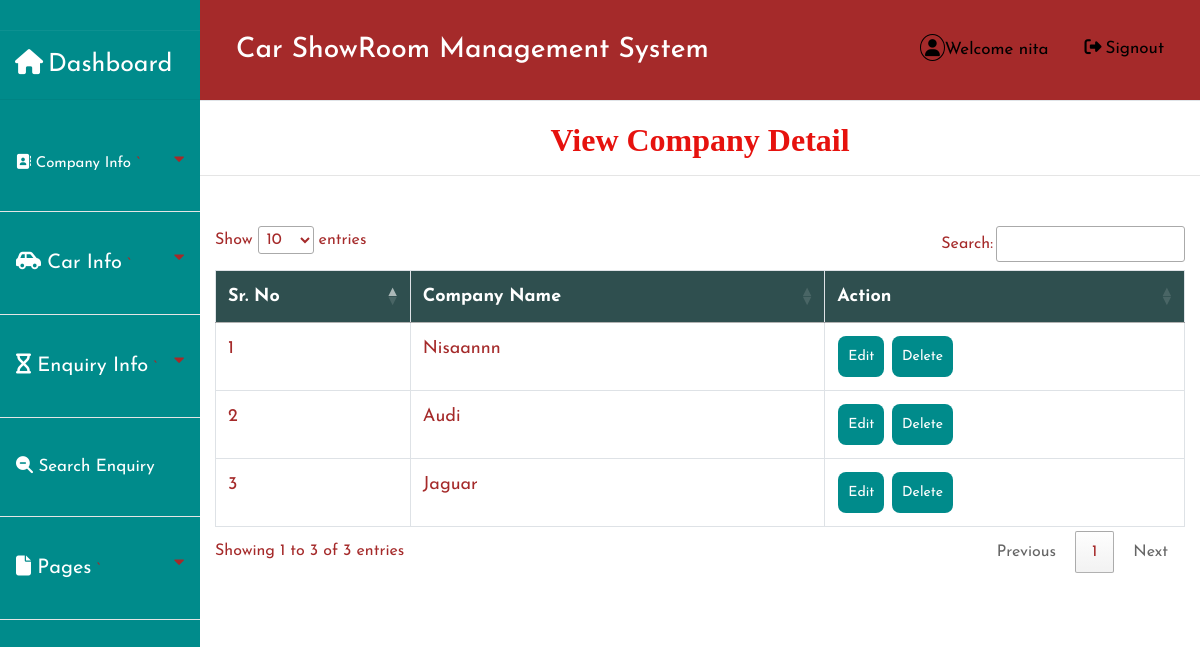
Page /view_company/ (signed in) on the committed database.
### car/models.py (models this page shows, shortened)
class Categary(models.Model):
    brand=models.CharField(max_length=100,null=True)
    image = models.FileField(null=True)

### car/views.py (the view)
# urls.py: path('view_company/',View_Company,name='view_company'),
def View_Company(request):
     if not request.user.is_authenticated:
        return redirect('login')
     data=Categary.objects.all()
     d={'data':data}
     return render(request,'view_company.html',d)

### car/templates/view_company.html (shortened to what this page needs)
{% extends 'admin_nav.html' %}
{% block body %}
<center><h2 style = "font-family : 'Monotype Corsiva' ; color : #E6120E ; font-weight : bold;margin-top:2%">View Company Detail</h2></center><hr>
 <div class="container">
<table class="table table-bordered" id="myTable">
  <thead>
  <tr>
    <th>Sr. No</th>
    <th>Company Name</th>
    <th>Action</th>
  </tr>
  </thead>
   <tbody>
{% for i in data %}
  <tr>
      <td>{{forloop.counter}}</td>
    <td>{{i.brand}}</td>
            <td><a href="{% url 'edit_company' i.id %}"><button class="button button1">Edit</button></a>
     <a href="{% url 'delete_company' i.id %}"><button class="button button1" onclick="return confirm('Are you sure?')">Delete</button></a></td>
  </tr>
   {% endfor %}
    </tbody>
</table>
 </div>
{% endblock %}

### car/templates/admin_nav.html (shortened to what this page needs)
<!DOCTYPE html>
<html lang="en">
{% load static %}
<head>
	<link rel="stylesheet" href="{% static 'style1.css' %}">
    <link rel="stylesheet" href="https://cdnjs.cloudflare.com/ajax/libs/font-awesome/4.7.0/css/font-awesome.min.css">
    <link rel="stylesheet" href="https://maxcdn.bootstrapcdn.com/bootstrap/4.0.0/css/bootstrap.min.css">
  <link rel = stylesheet href = "//cdn.datatables.net/1.10.19/css/jquery.dataTables.min.css">
</head>
<body>
<div class="wrapper" style="color:brown">
    <div class="sidebar" style="color:brown">
        <ul>
            <li style="margin-bottom:30px;color:white;font-size:25px"><a href="{% url 'admin_home' %}" style = "color : white"><i class="fas fa-home"></i> Dashboard</a></li>
            <button class="dropdown dropdown-btn nav-link" style="padding-top:20px;padding-bottom:20px">
                <a href="#" style="color:white;font-size:15px"><i class="fas fa-address-book"> </i>
                    Company Info</a>
    `           <i class="fa fa-caret-down"></i>
            </button>
            <hr style="background-color:white">
            <button class="dropdown-btn nav-link" style="padding-top:20px;padding-bottom:20px">
                <a href="" style="color: white;font-size:20px"><i class="fas fa-car-side"></i>
                    Car Info</a>
    `           <i class="fa fa-caret-down"></i>
            </button>
            <hr style="background-color:white">
                  <button class="dropdown-btn nav-link" style="padding-top:20px;padding-bottom:20px">
                <a href="" style="color: white;font-size:20px"><i class="fas fa-hourglass"></i>
                   Enquiry Info</a>
    `           <i class="fa fa-caret-down"></i>
            </button>
            <hr style="background-color:white">
 <button class="dropdown-btn nav-link" style="padding-top:20px;padding-bottom:20px">
                <a href="{% url 'search_enquery' %}" style="color: white;font-size:17px"><i class="fas fa-search-minus"></i>
                  Search Enquiry </a>
            </button><hr style="background-color:white">
                       <button class="dropdown-btn nav-link" style="padding-top:20px;padding-bottom:20px">
                <a href="" style="color: white;font-size:20px"><i class="fas fa-file"></i>
                   Pages</a>
    `           <i class="fa fa-caret-down"></i>
            </button>
            <hr style="background-color:white">
</ul>
    </div>
    <div class="main_content">
        <div class="header"><div class="topnav" style="height:60px">
  <a class="active" href="#home"><h3><span style="color:white"> Car ShowRoom Management System</span></h3></a>
  <div class="topnav-right">
    <a href="#search"><i style="padding:4px;border-radius:50%;border:1px solid black" class="fas fa-user"></i>Welcome {{request.user.username}}</a>
    <a href="{% url 'logout' %}"><i style="padding:4px;bborder:1px solid black" class="fas fa-sign-out-alt"></i>Signout</a>
  </div>
</div>
</div>
        {% block body %}
        {% endblock %}
    </div>
</div>
</body>
</html>

### car/static/style1.css (style rules this page uses)
* { margin: 0; padding: 0; box-sizing: border-box; list-style: none; text-decoration: none; font-family: 'Josefin Sans', sans-serif; }
body { background-color:darkcyan; }
.wrapper { display: flex; position: relative; }
.wrapper .sidebar { width: 200px; height: 100%; background: darkcyan; padding: 30px 0px; position: fixed; }
.wrapper .sidebar ul li { padding: 15px; border-bottom: 1px solid #bdb8d7; border-bottom: 1px solid rgba(0,0,0,0.05); border-top: 1px solid rgba(255,255,255,0.05); }
.wrapper .sidebar ul li a { color:brown; display: block; }
.wrapper .sidebar ul li a .fas { width: 25px; }
.wrapper .main_content { width: 100%; margin-left: 200px; }
.wrapper .main_content .header { padding: 20px; background: brown; color: brown; border-bottom: 1px solid #e0e4e8; }
.topnav { overflow: hidden; background-color: brown; }
.topnav a { float: left; color: black; text-align: center; padding: 14px 16px; text-decoration: none; font-size: 17px; }
.topnav-right { float: right; }

### car/templates/admin_nav.html (style rules this page uses)
.button { background-color: darkcyan; border: none; color: white; padding: 10px; text-align: center; text-decoration: none; display: inline-block; font-size: 14px; margin: 1px 1px; cursor: pointer; }
.button1 { border-radius: 8px; }
* { box-sizing: border-box; }
#myTable { border-collapse: collapse; width: 100%; border: 1px solid #ddd; font-size: 18px; }
#myTable th { text-align: left; padding: 12px; background-color:DarkSlateGrey ; color: white; }
#myTable td { text-align: left; padding: 12px; background-color: white; }
#myTable tr { border-bottom: 1px solid #ddd; }
body { font-family: "Lato", sans-serif; }
.sidenav a, .dropdown-btn { padding: 6px 8px 6px 16px; text-decoration: none; font-size: 20px; color: brown; display: block; border: none; background: none; width: 100%; text-align: left; cursor: pointer; outline: none; }
.fa-caret-down { float: right; padding-right: 8px; }
.nav-link { font-size:17px; }

### rows in the picture
Categary: brand "Nisaannn"
Categary: brand "Audi"
Categary: brand "Jaguar"

### other values in the picture
{{ request.user.username }} "nita"
